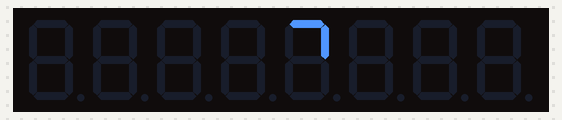
A program run on a simulated ESP32 board running MicroPython. Shown: 8-digit seven-segment display. Random numbers come from a fixed seed.

Above: at 0.16 s.
At 0.96 s:
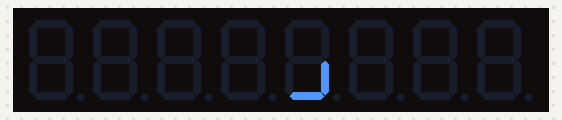
At 2.37 s:
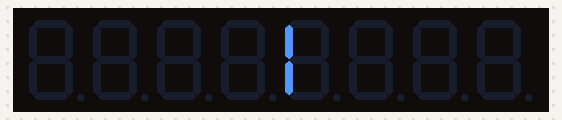
At 6.0 s:
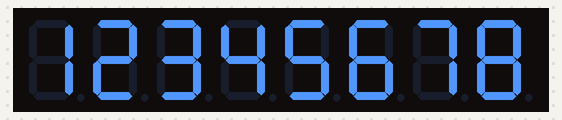
At 26.0 s:
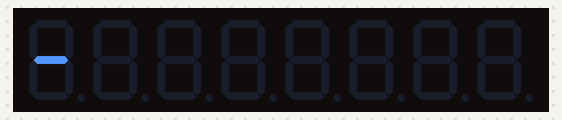
At 30.0 s:
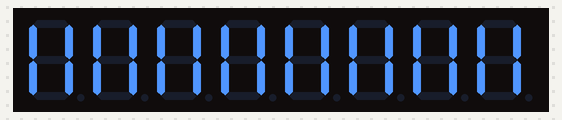

Measured:
- what the display in image 3 shows lasts 2.0 s, from 6.0 s to 8.0 s

The program:

sample.py
```python
# (spi=1, cs=8, din=9, clk=10)

from machine import Pin, SPI
import time
import seven_segment

spi = SPI(1, baudrate=100000, polarity=0, phase=0, sck=Pin(10), mosi=Pin(9))
cs = Pin(8, Pin.OUT, value=1)

display = seven_segment.SevenSegmentDisplay(spi, cs)
display.brightness(0x00)

for _ in range (4): display.sequence(4, seven_segment.HOURGLASS)
display.scroll("12345678")
display.text("12345678")
time.sleep(2)
display.clear_all()
display.flip_text("12345678")
time.sleep(2)
display.clear_all()
display.flip_text("12345678", all=False)
time.sleep(2)
display.clear_all()
display.flip_text("12345678", all=False, background=False)
time.sleep(1)
display.blink_digit(7)
display.flash()
display.clear_all()
for _ in range (2): display.ping_pong('-')
for i in range (100):
    display.loading_bar(i + 1)
    time.sleep(0.01)
time.sleep(2)
display.clear_all()
for i in range (10, 0, -1):
    display.text(f"{i:5d}")
    time.sleep(1)

display.clear_all()
display.off()
```

seven_segment.py
```python
import time, urandom

DIGITS = 8

SEG_A = 0b01000000
SEG_B = 0b00100000
SEG_C = 0b00010000
SEG_D = 0b00001000
SEG_E = 0b00000100
SEG_F = 0b00000010
SEG_G = 0b00000001
SEG_DP = 0b10000000
HOURGLASS = [SEG_A | SEG_B, SEG_B | SEG_C, SEG_C | SEG_D, SEG_D | SEG_E, SEG_E | SEG_F, SEG_F | SEG_A]
UPDOWN = [SEG_A, SEG_G, SEG_D, SEG_G]
LEFTRIGHT = [SEG_B | SEG_C, SEG_E | SEG_F]

BIN = {
    ' ': 0b00000000,
    '!': 0b10100000,
    '"': 0b00100010,
    "'": 0b00100000,
    '#': 0b01111110,
    '$': 0b01101101,
    '%': 0b01001001,
    '&': 0b01011111,
    '(': 0b01001110,
    ')': 0b01111000,
    '[': 0b01001110,
    ']': 0b01111000,
    '{': 0b01001110,
    '}': 0b01111000,
    '*': 0b00110111,
    '+': 0b00110001,
    '-': 0b00000001,
    '_': 0b00001000,
    '=': 0b01000001,
    '|': 0b00110000,
    '/': 0b00100101,
    '\\': 0b00010011,
    ',': 0b00010000,
    '.': 0b10000000,
    ':': 0b01001000,
    ';': 0b01010000,
    '<': 0b00110001,
    '>': 0b00000111,
    '?': 0b11100101,
    '@': 0b01111101,
    '^': 0b01100010,
    '`': 0b00000010,
    '~': 0b01000000,

    '0': 0b01111110,
    '1': 0b00110000,
    '2': 0b01101101,
    '3': 0b01111001,
    '4': 0b00110011,
    '5': 0b01011011,
    '6': 0b01011111,
    '7': 0b01110000,
    '8': 0b01111111,
    '9': 0b01111011,

    'A': 0b01110111,
    'B': 0b00011111,
    'C': 0b01001110,
    'D': 0b00111101,
    'E': 0b01001111,
    'F': 0b01000111,
    'G': 0b01011110,
    'H': 0b00110111,
    'I': 0b00000110,
    'J': 0b00111100,
    'K': 0b01110101,
    'L': 0b00001110,
    'M': 0b00010101,
    'N': 0b01110110,
    'Ñ': 0b01010101,
    'O': 0b01111110,
    'P': 0b01100111,
    'Q': 0b01101011,
    'R': 0b00100101,
    'S': 0b01011011,
    'T': 0b00001111,
    'U': 0b00111110,
    'V': 0b00111110,
    'W': 0b00101010,
    'X': 0b00110111,
    'Y': 0b00111011,
    'Z': 0b01101101,

    'a': 0b01111101,
    'b': 0b00011111,
    'c': 0b00001101,
    'd': 0b00111101,
    'e': 0b01101111,
    'f': 0b01000111,
    'g': 0b01111011,
    'h': 0b00010111,
    'i': 0b00000100,
    'j': 0b00011000,
    'k': 0b01110101,
    'l': 0b00000110,
    'm': 0b00010100,
    'n': 0b00010101,
    'ñ': 0b01010101,
    'o': 0b00011101,
    'p': 0b01100111,
    'q': 0b01110011,
    'r': 0b00000101,
    's': 0b01011011,
    't': 0b00001111,
    'u': 0b00011100,
    'v': 0b00011100,
    'w': 0b00010100,
    'x': 0b00110111,
    'y': 0b00111011,
    'z': 0b01101101
}

class SevenSegmentDisplay:
    def __init__(self, spi, cs):
        self.cs = cs
        self.spi = spi
        self.cs.value(1)
        self.buffer = [0x00] * DIGITS

        time.sleep_ms(100)
        self.write(0x0C, 0x00)  # FORCE shutdown
        time.sleep_ms(10)

        self.write(0x09, 0x00)  # NO decode
        self.write(0x0A, 0x08)  # brightness 0x00 - 0x0F
        self.write(0x0B, 0x07)  # scan limit = 8 digits
        self.write(0x0C, 0x01)  # normal operation
        self.write(0x0F, 0x00)  # test OFF

        self.clear_all()

    def on(self):
        self.write(0x0C, 0x01)

    def off(self):
        self.write(0x0C, 0x00)

    def write(self, reg, data):
        self.cs.value(0)
        time.sleep_us(5)
        self.spi.write(bytearray([reg, data]))
        time.sleep_us(5)
        self.cs.value(1)

        if 1 <= reg <= DIGITS:
            self.buffer[DIGITS - reg] = data

    def read(self, pos):
        return self.buffer[pos]

    def brightness(self, value):
        self.write(0x0A, value)

    def clear(self, pos):
        self.write(DIGITS - pos, 0x00)

    def clear_all(self):
        for pos in range(DIGITS):
            self.clear(pos)

    def digit(self, pos, char):
        self.write(DIGITS - pos, BIN[char])

    def clear_digit(self, pos, char):
        self.write(DIGITS - pos, self.read(pos) & ~BIN[char])

    def dot(self, pos):
        self.write(DIGITS - pos, self.read(pos) | SEG_DP)

    def clear_dot(self, pos):
        self.write(DIGITS - pos, self.read(pos) & ~SEG_DP)

    def text(self, string):
        for i, char in enumerate(string[:8]):
            self.digit(i, char)

    def scroll(self, string, delay=0.2):
        string = " " * DIGITS + string + " " * DIGITS
        for i in range(len(string) - DIGITS + 1):
            self.text(string[i:i+DIGITS])
            time.sleep(delay)

    def sequence(self, pos, seq, delay=0.1):
        for seg in seq:
            self.write(DIGITS - pos, seg)
            time.sleep(delay)
        self.clear_all()

    def ping_pong(self, char, delay=0.1):
        for i in range(DIGITS):
            self.digit(i, char)
            if i!=DIGITS: self.clear(i - 1)
            time.sleep(delay)
        for i in range(DIGITS - 2, 0, -1):
            self.clear(i + 1)
            self.digit(i, char)
            time.sleep(delay)
        self.clear(i)

    def flash(self, times=3, delay=0.2):
        for _ in range(times):
            self.off()
            time.sleep(delay)
            self.on()
            time.sleep(delay)

    def blink_digit(self, pos, times=3, delay=0.2):
        orig = self.read(pos)
        for _ in range(times):
            self.clear(pos)
            time.sleep(delay)
            self.write(DIGITS - pos, orig)
            time.sleep(delay)

    def loading_bar(self, percent):
        for i in range(DIGITS):
            state = int((percent * DIGITS * 2) // 100) - (i * 2)
            pattern = SEG_E | SEG_F | SEG_B | SEG_C
            if state <= 0:
                pattern = 0x00
            elif state == 1:
                pattern = SEG_E | SEG_F

            self.write(DIGITS - i, pattern)

    def flip_text(self, string, all=True, background=True, steps=12, delay=0.05):
        targets = [BIN[c] for c in string]
        locked = [False] * len(string)
        for reveal_pos in range(len(string)):
            for _ in range(steps):
                for pos in range(len(string) if background else reveal_pos + 1):
                    if locked[pos]:
                        self.write(DIGITS - pos, targets[pos])
                    else:
                        pattern = 0
                        for bit in (SEG_A, SEG_B, SEG_C, SEG_D, SEG_E, SEG_F, SEG_G):
                            if urandom.getrandbits(1):
                                pattern |= bit
                        self.write(DIGITS - pos, pattern)
                time.sleep(delay)
            if not all:
                locked[reveal_pos] = True
                self.write(DIGITS - reveal_pos, targets[reveal_pos])
            else:
                self.text(string)
                return
```
